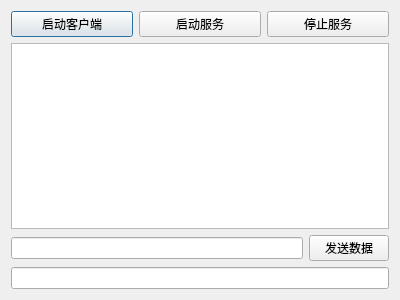
<?xml version="1.0" encoding="UTF-8"?>
<ui version="4.0">
 <class>ServiceTestDialog</class>
 <widget class="QDialog" name="ServiceTestDialog">
  <property name="geometry">
   <rect>
    <x>0</x>
    <y>0</y>
    <width>400</width>
    <height>300</height>
   </rect>
  </property>
  <property name="windowTitle">
   <string>Dialog</string>
  </property>
  <layout class="QVBoxLayout" name="verticalLayout">
   <item>
    <layout class="QHBoxLayout" name="horizontalLayout">
     <item>
      <widget class="QPushButton" name="startCient">
       <property name="text">
        <string>启动客户端</string>
       </property>
      </widget>
     </item>
     <item>
      <widget class="QPushButton" name="startService">
       <property name="text">
        <string>启动服务</string>
       </property>
      </widget>
     </item>
     <item>
      <widget class="QPushButton" name="stopService">
       <property name="text">
        <string>停止服务</string>
       </property>
      </widget>
     </item>
    </layout>
   </item>
   <item>
    <widget class="QTextEdit" name="showRecvData"/>
   </item>
   <item>
    <layout class="QHBoxLayout" name="horizontalLayout_2">
     <item>
      <widget class="QLineEdit" name="inputData"/>
     </item>
     <item>
      <widget class="QPushButton" name="sendData">
       <property name="text">
        <string>发送数据</string>
       </property>
      </widget>
     </item>
    </layout>
   </item>
   <item>
    <widget class="QLineEdit" name="showStatus"/>
   </item>
  </layout>
 </widget>
 <resources/>
 <connections/>
</ui>
